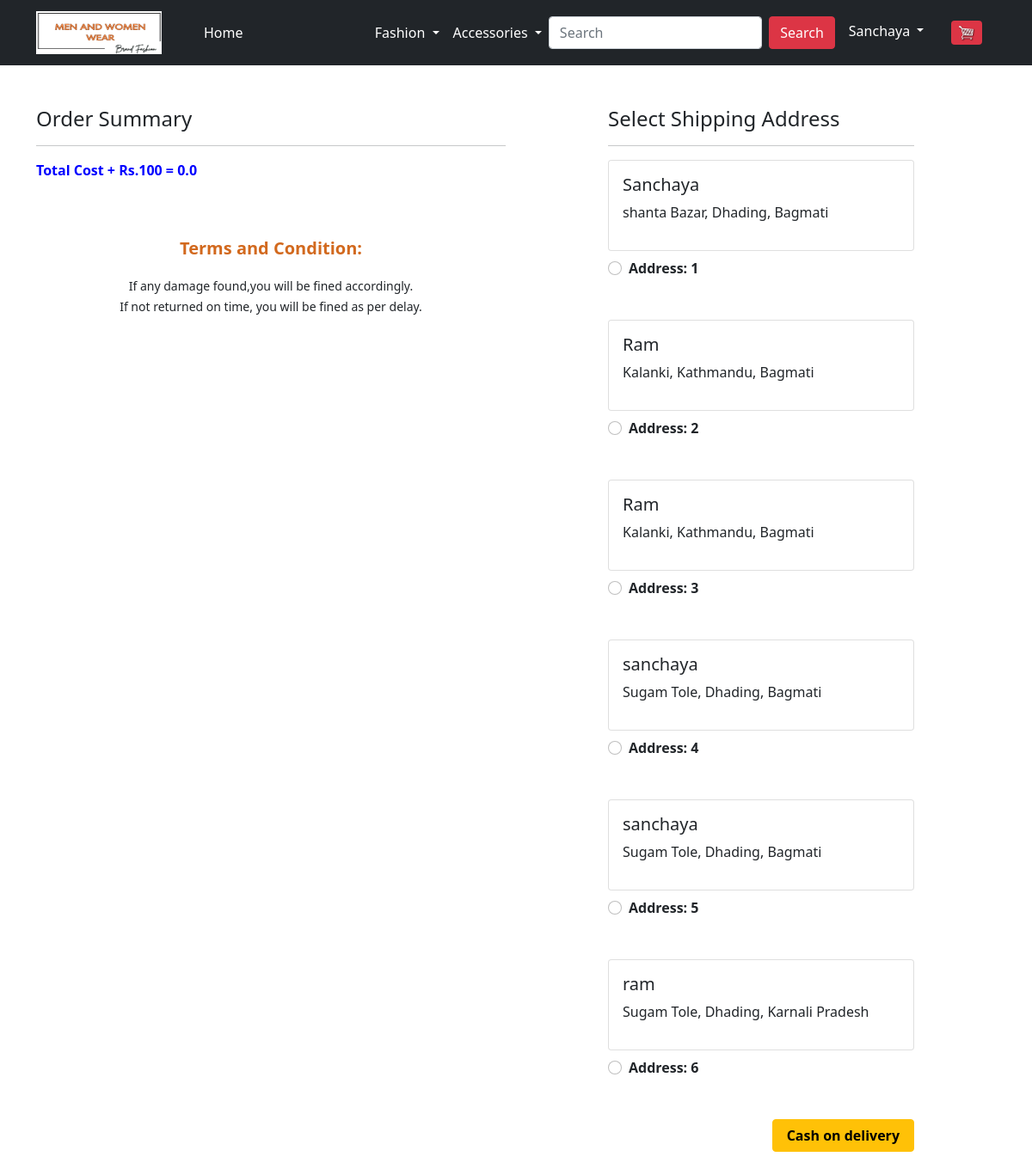
The app's page /checkout/ (signed in) with its own data.
### app/models.py (models this page shows, shortened)
class Customer(models.Model):
    user = models.ForeignKey(User, on_delete=models.CASCADE)
    name = models.CharField(max_length = 200)
    locality = models.CharField(max_length=200)
    city = models.CharField(max_length=50)
    province = models.CharField(choices=PROVINCE_CHOICES, max_length=50)

### app/views.py (the view)
# urls.py: path('checkout/', views.checkout, name='checkout'),
@login_required
def checkout(request):
    user = request.user
    add = Customer.objects.filter(user=user)
    cart_items = Cart.objects.filter(user=user)
    amount = 0.0
    shipping_amount = 100.0
    totalamount = 0.0
    cart_product = [p for p in Cart.objects.all() if p.user==user]
    if cart_product:
        for p in cart_product:
            tempamount = (p.quantity * p.product.discounted_price)
            amount +=tempamount
        totalamount = amount + shipping_amount
    return render(request, 'app/checkout.html', {'add':add, 'totalamount' : totalamount,'cart_items':cart_items})

### app/templates/app/checkout.html (shortened to what this page needs)
{% extends 'app/base.html' %}
{% load static %}
{% block main-content %}
<div class="container">
 <div class="row mt-5">
  <div class="col-sm-6">
    <h4>Order Summary</h4>
    <hr>
      <p class="fw-bold" style="color: blue;">Total Cost + Rs.100 = {{totalamount}}</p><br><br>
     <p style="text-align:center; color:chocolate; font-size:20px;"> <b>Terms and Condition:</b></p>
   <p style="text-align: center;"> <small>If any damage found,you will be fined accordingly.<br>
    If not returned on time, you will be fined as per delay.</small></p>
  </div>
  <div class="col-sm-4 offset-sm-1">
    <h4>Select Shipping Address</h4>
    <hr>
    <form action="/paymentdone" id = "myform">
     {% for ad in add %}
      <div class="card">
        <div class="card-body">
        <h5>{{ad.name}}</h5>
        <p>{{ad.locality}}, {{ad.city}}, {{ad.province}}</p>
        </div>
      </div>
        <div class="form-check mt-2 mb-5">
          <input class="form-check-input" type="radio" name="custid" id="custadd{{forloop.counter}}"
          value="{{ad.id}}" required >
          <label class="form-check-label fw-bold" for="custadd{{forloop.counter}}">
            Address: {{forloop.counter}} </label>
        </div>
        {% endfor %}
        <div class="text-end">
         <button type="submit" class="btn btn-warning px-3 fw-bold"broder="-1px" boder-radius="-0.75" bottom="15px" height="5.0%">Cash on delivery</button>
        </div>
      </form>
    </div>
  </div>
</div>
<br>
<br>
<br>
<br>
{% endblock main-content %}
{% block payment-gateway %}
<html>
<head>
</head>
<body>
</body>
</html>
{% endblock payment-gateway %}

### app/templates/app/base.html (shortened to what this page needs)
<!doctype html>
{% load static %}
<html lang="en">
  <head>
    <link href="https://cdn.jsdelivr.net/npm/bootstrap@5.0.0-beta1/dist/css/bootstrap.min.css" rel="stylesheet">
    <link rel="stylesheet" href="{% static 'app/css/owl.carousel.min.css' %}">
    <link rel="stylesheet" href="{% static 'app/css/all.min.css' %}">
    <link rel="stylesheet" href="{% static 'app/css/style.css' %}">
  </head>
  <body>
    <nav class="navbar navbar-expand-lg navbar-dark bg-dark">
     <div class="container">
       <a class="navbar-brand" href="/"><img src="{%static 'app/images/EcommerceLogo.png' %}" height="50px" width="146px"></a>
       <div class="collapse navbar-collapse" id="navbarSupportedContent">
         <ul class="navbar-nav me-auto mb-2 mb-lg-0">
           <li class="nav-item">
             <a class="nav-link active" aria-current="page" href="/">Home</a>
           </li>
           <li class="nav-item dropdown">
           <li class="nav-item dropdown">
           <li class="nav-item dropdown">
             <a class="nav-link dropdown-toggle text-white" href="#" id="fashionDropdown" role="button" data-bs-toggle="dropdown" aria-expanded="false">
               Fashion
             </a>
           </li>
         </ul>
         <ul class="navbar-nav me-auto mb-2 mb-lg-0">
          <li class="nav-item dropdown">
          <a class="nav-link dropdown-toggle text-white" href="#" id="fashionDropdown" role="button" data-bs-toggle="dropdown" aria-expanded="false">
            Accessories
          </a>
        </li>
      </ul>
      <form  action="/search" method="GET" class="d-flex">
        <input class="form-control me-2" name="keyword" type="search" placeholder="Search" required aria-label="Search">
        <button class="btn btn-danger" type="submit">Search</button>
      </form>
         <div>
          <ul class="navbar-nav me-auto mb-2 mb-lg-0">
             {% if request.user.is_authenticated %}
           <li class="nav-item dropdown mx-2">
              <a class="nav-link dropdown-toggle text-white" href="#" id="profileDropdown" role="button" data-bs-toggle="dropdown" aria-expanded="false">
                {{request.user.username|capfirst}}
              </a>
               <li class="nav-item mx-2">
              <a href="{% url 'showcart' %}" class="nav-link text-white"><span class="badge bg-danger">{{totalitem}}<img src="{%static 'app/images/cart.png' %}" height="20px" width="20px"> </a>
             </li>
           {% endif %}
          </ul>
         </div>
       </div>
     </div>
    </nav>
    {% block main-content %} {% endblock main-content %}
    {% block payment-gateway %} {% endblock payment-gateway %}
  </body>
</html>

### records on screen
Customer: name "Sanchaya", locality "shanta Bazar", city "Dhading", province "Bagmati"
Customer: name "Ram", locality "Kalanki", city "Kathmandu", province "Bagmati"
Customer: name "Ram", locality "Kalanki", city "Kathmandu", province "Bagmati"
Customer: name "sanchaya", locality "Sugam Tole", city "Dhading", province "Bagmati"
Customer: name "sanchaya", locality "Sugam Tole", city "Dhading", province "Bagmati"
Customer: name "ram", locality "Sugam Tole", city "Dhading", province "Karnali Pradesh"

### other values on screen
{{ request.user.username|capfirst }} "Sanchaya"
{{ totalamount }} "0.0"
